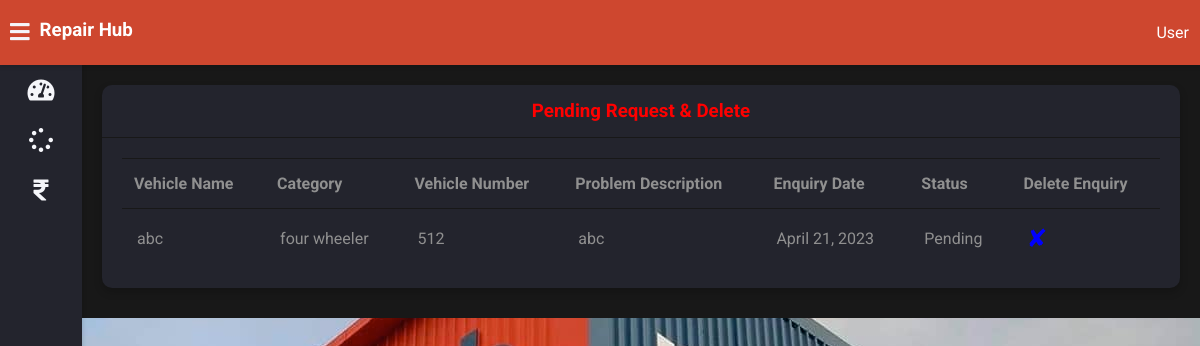
/customer-view-request (signed in), run on the app's committed database.
### vehicle/models.py (models this page shows, shortened)
class Request(models.Model):
    cat=(('two wheeler with gear','two wheeler with gear'),('two wheeler without gear','two wheeler without gear'),('three wheeler','three wheeler'),('four wheeler','four wheeler'))
    category=models.CharField(max_length=50,choices=cat)
    vehicle_no=models.PositiveIntegerField(null=False)
    vehicle_name = models.CharField(max_length=40,null=False)
    vehicle_model = models.CharField(max_length=40,null=False)
    vehicle_brand = models.CharField(max_length=40,null=False)
    problem_description = models.CharField(max_length=500,null=False)
    date=models.DateField(auto_now=True)
    cost=models.PositiveIntegerField(null=True)
    customer=models.ForeignKey('Customer', on_delete=models.CASCADE,null=True)
    mechanic=models.ForeignKey('Mechanic',on_delete=models.CASCADE,null=True)
    stat=(('Pending','Pending'),('Approved','Approved'),('Repairing','Repairing'),('Repairing Done','Repairing Done'),('Released','Released'))
    status=models.CharField(max_length=50,choices=stat,default='Pending',null=True)

### vehicle/views.py (the view)
# urls.py: path('customer-view-request',views.customer_view_request_view,name='customer-view-request'),
@login_required(login_url='customerlogin')
@user_passes_test(is_customer)
def customer_view_request_view(request):
    customer=models.Customer.objects.get(user_id=request.user.id)
    enquiries=models.Request.objects.all().filter(customer_id=customer.id , status="Pending")
    return render(request,'vehicle/customer_view_request.html',{'customer':customer,'enquiries':enquiries})

### vehicle/views.py (called while the page is built)
def is_customer(user):
    return user.groups.filter(name='CUSTOMER').exists()

### templates/vehicle/customer_view_request.html
{% extends 'vehicle/customerbase.html' %}
{% block content %}
	<div class="wrapper">
		<div class="row">
			<div class="col-12 col-m-12 col-sm-12">
				<div class="card">
					<div class="card-header">
						<h3 style="color:red; text-align:center" >Pending Request & Delete
						</h3>
					</div>
					<div class="card-content">
						<table>
							<thead>
                <tr>
                  <th>Vehicle Name</th>
                  <th>Category</th>
                  <th>Vehicle Number</th>
                  <th>Problem Description</th>
                  <th>Enquiry Date</th>
                  <th>Status</th>
								  <th>Delete Enquiry</th>
                </tr>
							</thead>
							<tbody>
                {% for enq in enquiries %}
                <tr>
                  <td>{{enq.vehicle_name}}</td>
                  <td>{{enq.category}}</td>
                  <td>{{enq.vehicle_no}}</td>
                  <td>{{enq.problem_description}}</td>
                  <td>{{enq.date}}</td>
                  <td>{{enq.status}}</td>
                  <td><a style="color:blue; text-decoration:none;font-size:25px;"href="{% url 'customer-delete-request' enq.id  %}">&#10008;</a></td>
                </tr>
                {% endfor %}
							</tbody>
						</table>
					</div>
				</div>
			</div>
		</div>
	</div>
{% endblock content %}

### static/style.css (style rules this page uses)
:root { --primary-color: #4834d4; --success-color: #6ab04c; --warning-color: #f0932b; --danger-color: #eb4d4b; --light-color: #212529; --light-second-color: #727475; --light-background: #ffffff; --light-second-background: #f1f1f1; --dark-color: #909090; --dark-second-color: #f5f6fa; --dark-background: #23242d; --dark-second-background: #181818; }
.dark { --main-bg-color: var(--dark-background); --second-bg-color: var(--dark-second-background); --main-color: var(--dark-color); --second-color: var(--dark-second-color); }
* { box-sizing: border-box; }
body { font-family: "Roboto", sans-serif; background: var(--main-bg-color); color: var(--main-color); margin: 0; }
.wrapper { padding: 10px; margin-left: 82px; padding-top: 75px; background: var(--second-bg-color); transition: margin-left 0.5s; }
.row { display: flex; flex-wrap: wrap; flex-direction: row; }
.row:after, .row:before { box-sizing: border-box; }
[class*="col-"] { padding: 10px; }
@media only screen and (min-width: 600px) { .col-sm-12 { width: 100%; } }
@media only screen and (min-width: 768px) { .col-m-12 { width: 100%; } }
@media only screen and (min-width: 992px) { .col-12 { width: 100%; } }
.card { background: var(--main-bg-color); color: var(--main-color); border-radius: 10px; margin-bottom: 10px; box-shadow: 0 4px 8px 0 rgba(0, 0, 0, 0.2); }
.card-header { padding: 15px 30px; border-bottom: 1px solid var(--second-bg-color); position: relative; }
.card-header h3 { margin: 0; }
.card-content { padding: 20px; overflow-x: auto; }
table { border-collapse: collapse; width: 100%; }
table td { border-top: 1px solid var(--second-bg-color); padding: 15px; }
table th { border-top: 1px solid var(--second-bg-color); border-bottom: 1px solid var(--second-bg-color); padding: 15px 12px; text-align: left; }

### data on the page
Request: vehicle_name "abc", category "four wheeler", vehicle_no "512", problem_description "abc", date "April 21, 2023", status "Pending"
